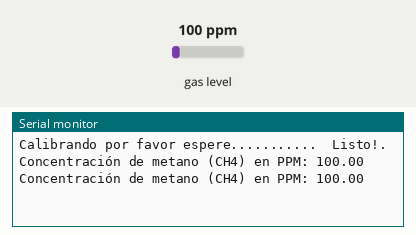
This sketch was run on a simulated ESP32. Parts: the last lines printed to the serial monitor. The test bench sets the inputs (shaded band); at power-on: gas level 100 ppm.

Above: at 1.2 s.
1.3 s: gas level set to 20 ppm
At 1.9 s:
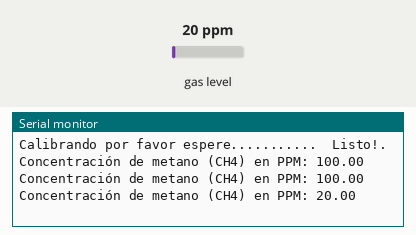
2.8 s: gas level set to 250 ppm
At 3.4 s:
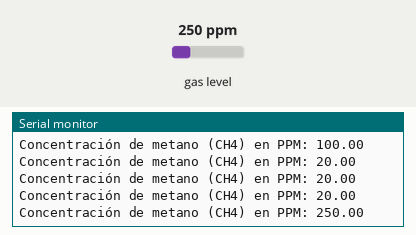
Timing chart, 0 to 5.8 s (numbered marks = the images above; inputs shaded):
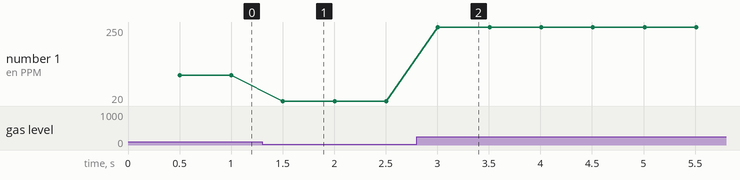

Measured:
- after the input at 1.3 s, the serial monitor: prints a new line after 0.20 s (image 1)
- after the input at 2.8 s, the serial monitor: prints a new line after 0.21 s (image 2)
- plotted number 1: 100 → 20 after the input at 1.3 s, 20 → 250 after the input at 2.8 s

The sketch:

MQ_5.ino
```cpp
#include <MQUnifiedsensor.h>

#define placa "ESP32"
#define Voltage_Resolution 3.3
#define pin 13 //Analog input 0 of your arduino
#define type "MQ-5" //MQ5
#define ADC_Bit_Resolution 12 // For arduino UNO/MEGA/NANO
#define RatioMQ5CleanAir 6.5  //RS / R0 = 6.5 ppm

MQUnifiedsensor MQ5(placa, Voltage_Resolution, ADC_Bit_Resolution, pin, type);

unsigned long previousMillis = 0;
const long interval = 500; // intervalo para mostrar lecturas (en milisegundos)

void setup() {
  Serial.begin(115200);
  MQ5.setRegressionMethod(1); //_PPM =  a*ratio^b
  MQ5.setA(177.65); MQ5.setB(-2.56);
  MQ5.init();

  Serial.print("Calibrando por favor espere.");
  float calcR0 = 0;
  for(int i = 1; i<=10; i ++) {
    MQ5.update();
    calcR0 += MQ5.calibrate(RatioMQ5CleanAir);
    Serial.print(".");
  }
  MQ5.setR0(calcR0/10);
  Serial.println("  Listo!.");

  if(isinf(calcR0)) {Serial.println("Advertencia: Problema de conexión, R0 es infinito (circuito abierto detectado) por favor verifique su cableado y alimentación"); while(1);}
  if(calcR0 == 0){Serial.println("Advertencia: Se ha encontrado un problema de conexión, R0 es cero (El pin analógico está en corto con tierra) por favor verifique su cableado y alimentación"); while(1);}

  MQ5.serialDebug(false);
}

void loop() {
  MQ5.update(); // Update data, the arduino will read the voltage from the analog pin
  MQ5.readSensor(); // Sensor will read PPM concentration using the model, a and b values set previously or from the setup

  unsigned long currentMillis = millis();

  if (currentMillis - previousMillis >= interval) {
    previousMillis = currentMillis;

    // Solo muestra los valores de PPM
    Serial.print("Concentración de metano (CH4) en PPM: ");
    Serial.println(MQ5.readSensor());
  }
}
```
